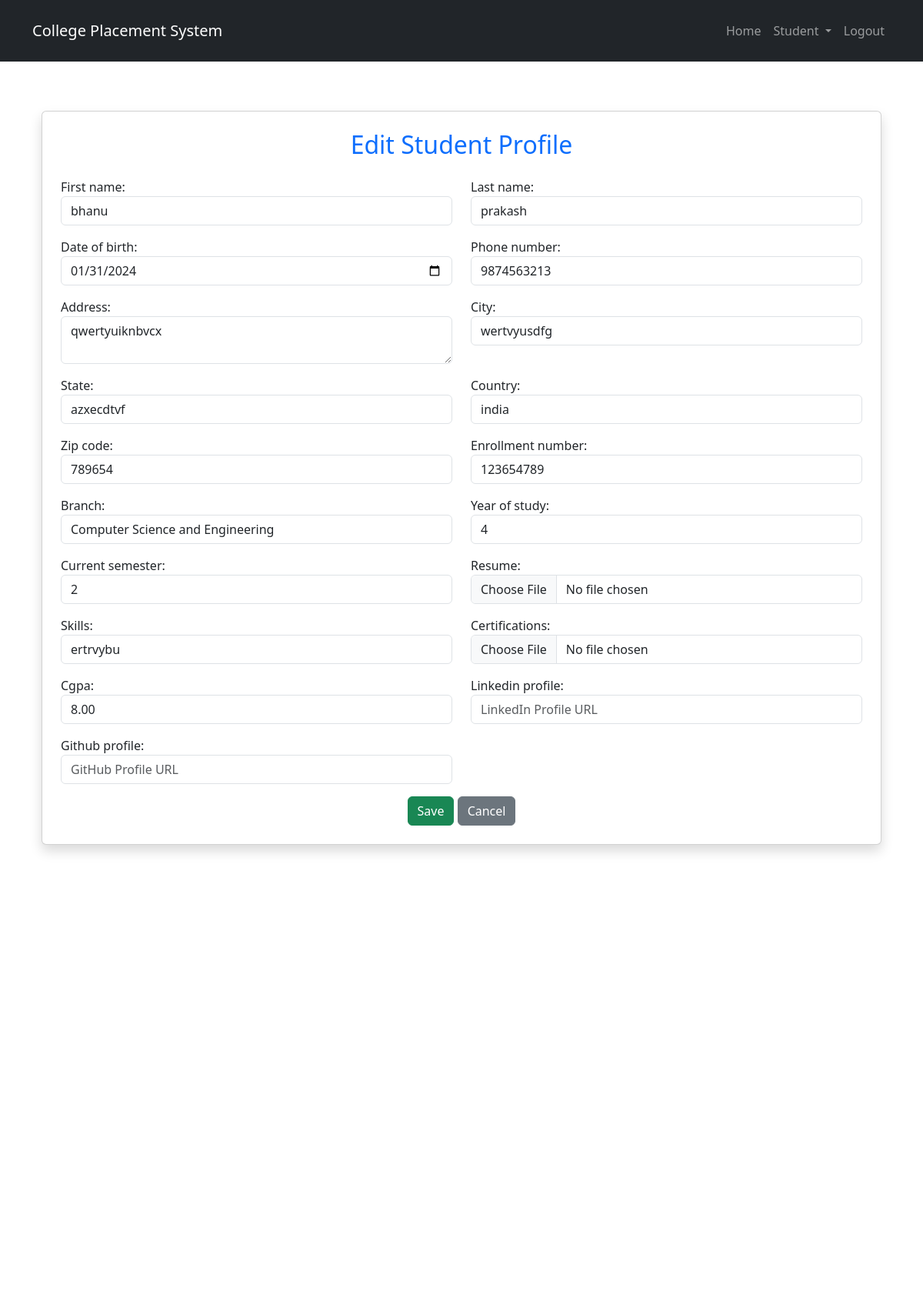
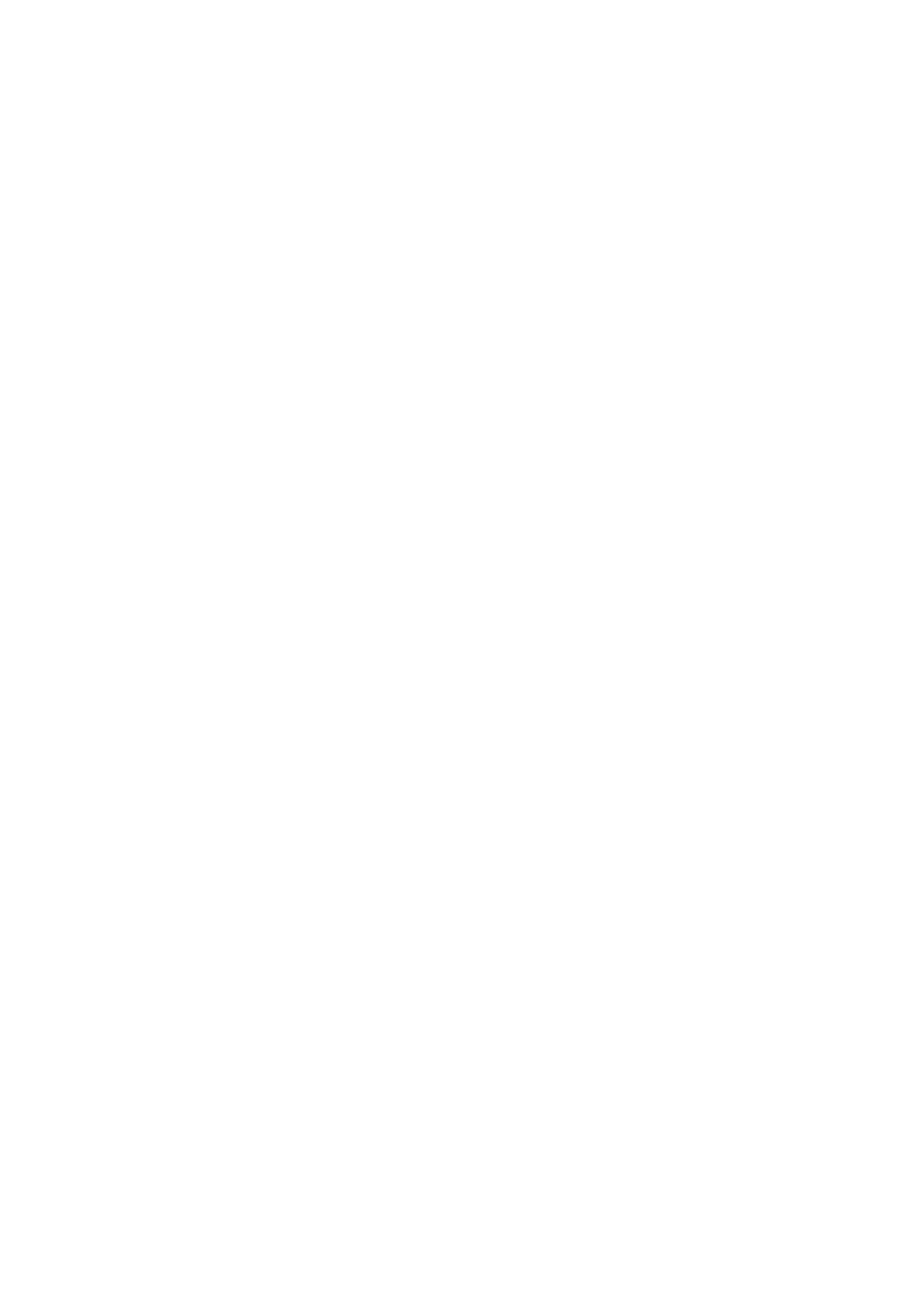
Screenshot of /student/update (signed in, upper part) with the database file from the repository (2 pictures, top to bottom).
### home/models.py (models this page shows, shortened)
class StudentProfile(models.Model):
    BRANCH_CHOICES = [
        ('CSE', 'Computer Science and Engineering'),
        ('ECE', 'Electronics and Communication Engineering'),
        ('EEE', 'Electrical and Electronics Engineering'),
        ('ME', 'Mechanical Engineering'),
        ('CE', 'Civil Engineering'),
    ]
    user = models.OneToOneField(User, on_delete=models.CASCADE, related_name="student_profile")
    first_name = models.CharField(max_length=100)
    last_name = models.CharField(max_length=100)
    date_of_birth = models.DateField(null=True, blank=True)
    phone_number = models.CharField(max_length=15)
    address = models.TextField()
    city = models.CharField(max_length=100)
    state = models.CharField(max_length=100)
    country = models.CharField(max_length=100)
    zip_code = models.CharField(max_length=10)
    enrollment_number = models.CharField(max_length=20, unique=True)
    branch = models.CharField(max_length=50, choices=BRANCH_CHOICES)
    year_of_study = models.IntegerField(null=True, blank=True)
    current_semester = models.IntegerField()
    resume = models.FileField(upload_to='resumes/', blank=True, null=True)
    skills = models.TextField(help_text="Enter skills separated by commas")
    certifications = models.FileField(upload_to='certifications/', blank=True, null=True)
    cgpa = models.DecimalField(max_digits=4, decimal_places=2)
    linkedin_profile = models.URLField(blank=True, null=True)
    github_profile = models.URLField(blank=True, null=True)

### home/views.py (the view)
# urls.py: path("student/update", views.student_profile_update, name="student_profile_update"),
@student_required
def student_profile_update(request):
    try:
        profile = StudentProfile.objects.get(user=request.user)
        if request.method == "POST":
            form = StudentProfileForm(request.POST, request.FILES, instance=profile)
            if form.is_valid():
                form.save()
                messages.success(request, "Student profile Updated succesfully.")
                return redirect("student_dashboard")
        else:
            form = StudentProfileForm(instance=profile)
        return render(request, "student/student_profile.html", {"form": form})
    except ObjectDoesNotExist:
        return redirect("create_student_profile")

### home/templates/student/student_profile.html (shortened to what this page needs)
{% extends "base.html" %}
{% block content %}
<div class="container mt-4">
    <div class="card shadow p-4">
        <h2 class="text-primary text-center mb-4">
            {{ form.instance.pk|yesno:"Edit,Add" }} Student Profile
        </h2>
        <form method="post" enctype="multipart/form-data">
            <div class="row">
                {% for field in form %}
                <div class="col-md-6 mb-3">
                    {{ field.label_tag }}
                    {{ field }}
                </div>
                {% endfor %}
            </div>
            <div class="text-center">
                <button type="submit" class="btn btn-success">Save</button>
                <a href="{% url 'student_dashboard' %}" class="btn btn-secondary">Cancel</a>
            </div>
        </form>
    </div>
</div>
{% endblock %}

### home/templates/base.html (style rules this page uses)
body { display: flex; flex-direction: column; min-height: 500vh; }

### rows the page displays
StudentProfile: instance.pk "Edit", form "bhanu" "prakash" "01/31/2024" "9874563213" "qwertyuiknbvcx" "wertvyusdfg" "azxecdtvf" "india" "789654" "123654789" "Computer Science and Engineering" "4" "2" "ertrvybu" "8.00"

### other values shown
{{ field.label_tag }} "First name:" "Last name:" "Date of birth:" "Phone number:" "Address:" "City:" "State:" "Country:" "Zip code:" "Enrollment number:" "Branch:" "Year of study:" "Current semester:" "Resume:" "Skills:" "Certifications:" "Cgpa:" "Linkedin profile:" "Github profile:"
